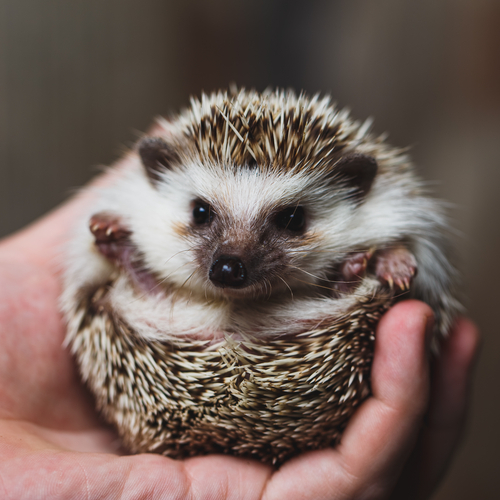
//> input picture img/hari.jpg, 500 x 500 px
$ ./019   (built with g++ and OpenCV 4)
//> lines starting //> are read from the running program, lines starting //| are printed output that depends on the picture
//http://cvwww.ee.ous.ac.jp/semi/opencv#2.1
//グレイスケール画像の画素
//g++ -o 019 019.cpp `pkg-config --cflags opencv` `pkg-config --libs opencv`

#include <opencv2/opencv.hpp>

int main(void)
{
    // 画像を格納するオブジェクトを宣言する
    // * uchar = unsigned char = 8bit/画素
    cv::Mat_<uchar> src, dst1, dst2;

    // 画像ファイルから画像データを読み込む
    // * 第2引数に IMREAD_GRAYSCALE を指定すると、グレイスケール画像に変換する
    src = cv::imread("../../../img/hari.jpg", cv::IMREAD_GRAYSCALE);
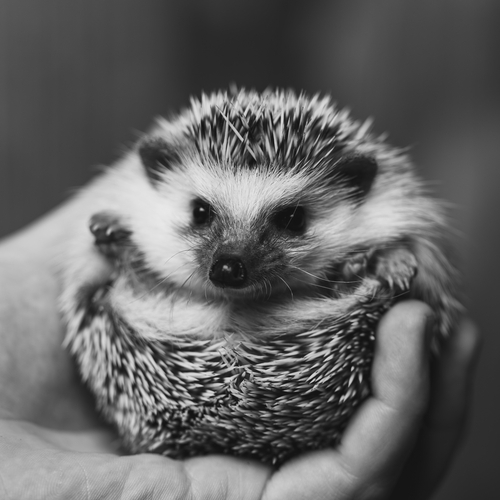
//> src: 500 rows x 500 cols, CV_8UC1; min 7, max 233, mean 99.5

    // srcと同じサイズで画像を作成する。
    dst1 = cv::Mat_<uchar>(src.size());
    dst2 = cv::Mat_<uchar>(src.size());

    // 1画素ごとの変換
    for (int y = 0; y < src.rows; y++) {
        for (int x = 0; x < src.cols; x++) {
            // srcの座標(x,y)の画素値を取り出す
            uchar value = src(y, x);

            // dst1の座標(x,y)に画素値を書き込む
            dst1(y, x) = 255 - value;

            // dst2の座標(x,src.rows-y-1)に画素値を書き込む
            dst2(src.rows - y - 1, x) = value;
        }
    }
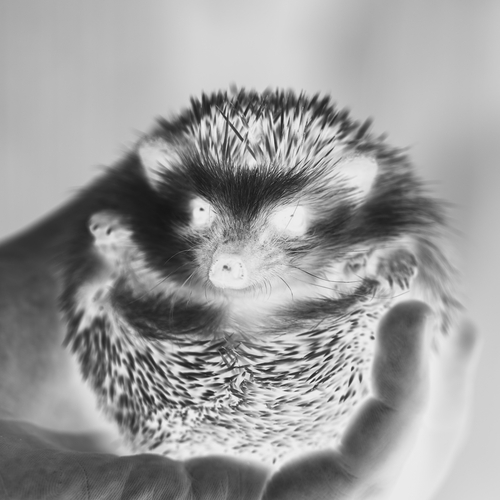
//> dst1: 500 rows x 500 cols, CV_8UC1; min 22, max 248, mean 155.5
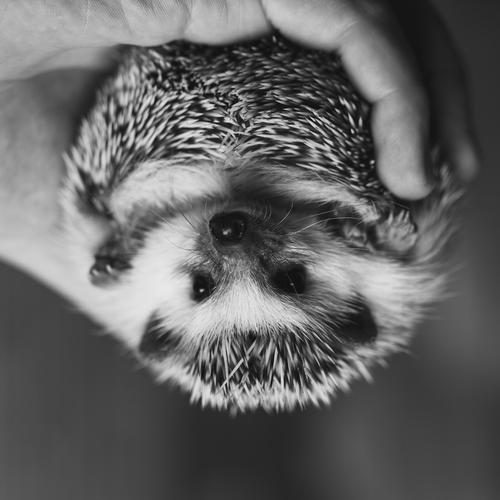
//> dst2: 500 rows x 500 cols, CV_8UC1; min 7, max 233, mean 99.5

    cv::imshow("原画像", src);
    cv::imshow("画像dst1", dst1);
    cv::imshow("画像dst2", dst2);

    cv::waitKey();

    return 0;
}

$ run again, with img/cag_bureta.jpg copied over img/hari.jpg
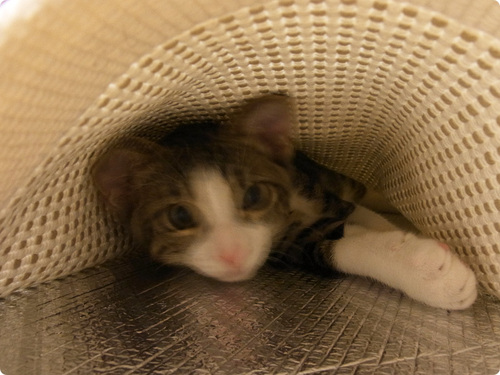
//> input picture img/cag_bureta.jpg, 500 x 375 px
//> after the loop `for (int y = 0; y < src.rows; y++)`:
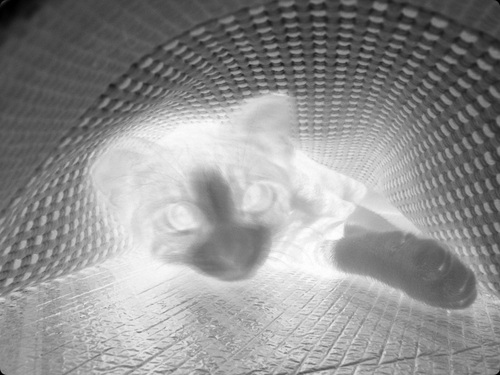
//> dst1: 375 rows x 500 cols, CV_8UC1; min 0, max 255, mean 144.3
//> after the loop `for (int y = 0; y < src.rows; y++)`:
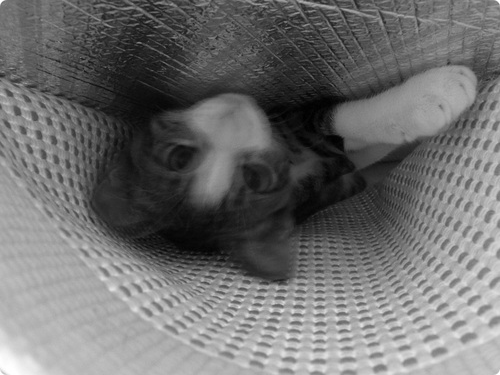
//> dst2: 375 rows x 500 cols, CV_8UC1; min 0, max 255, mean 110.7
